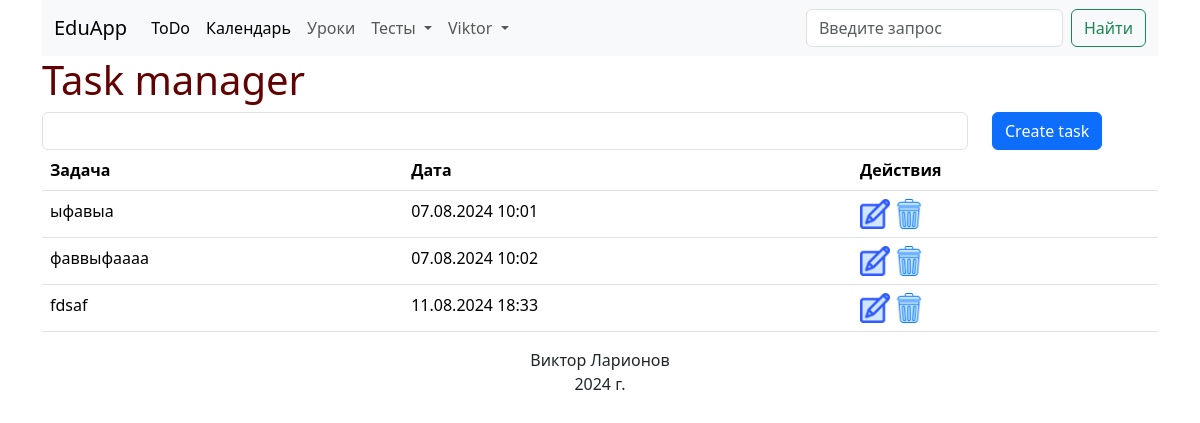
Page / (signed in) on the earlier database version.
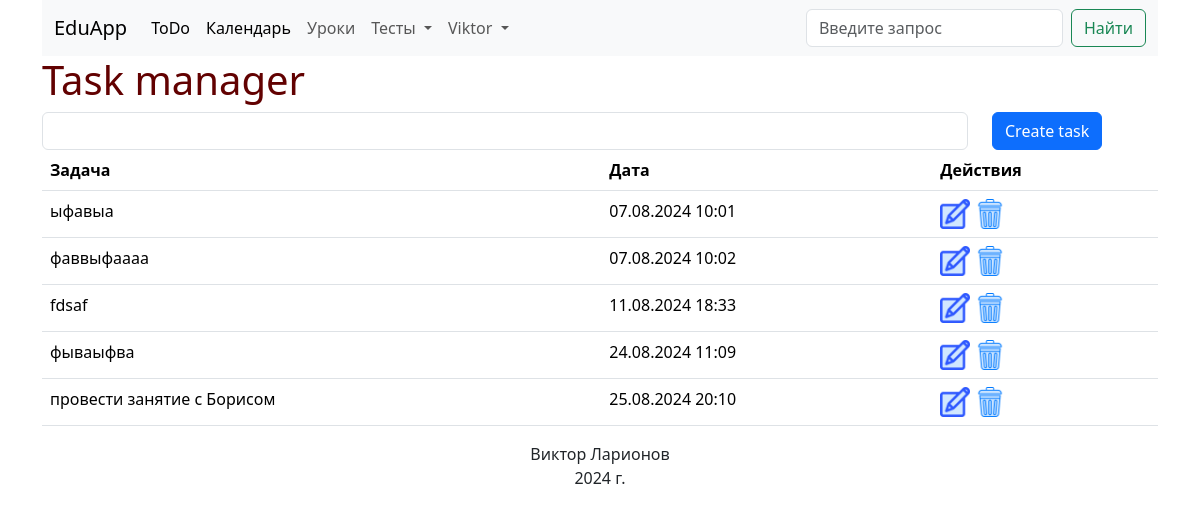
Same page on the later database version.
### larik_school/models.py (models this page shows, shortened)
class User(db.Model, UserMixin):
    id = db.Column(db.Integer, primary_key=True)
    email = db.Column(db.String, nullable=False, unique=True)
    username = db.Column(db.String, nullable=False)
    password = db.Column(db.String, nullable=False)
    lessons = db.relationship('Lesson', backref='author', lazy=True)

class Task(db.Model):
    id = db.Column(db.Integer, primary_key=True)
    content = db.Column(db.String, nullable=False)
    datetime = db.Column(db.DateTime, default=datetime.now)
    user_id = db.Column(db.Integer)

### larik_school/routes.py (the view, shortened to what this page needs)
@app.route('/', methods=['GET', 'POST'])
@login_required
def index():
    if request.method == 'GET':
        tasks = Task.query.filter(Task.user_id==current_user.id).all()
        for task in tasks:
            task.datetime = format_date(task.datetime)
        return render_template('index.html', tasks=tasks)

### larik_school/models.py (called while the page is built)
@login_manager.user_loader
def load_user(user_id):
    return User.query.get(int(user_id))

### larik_school/routes.py (called while the page is built)
def format_date(datetime):
    return f'{str(datetime.day).zfill(2)}.{str(datetime.month).zfill(2)}.{datetime.year} {str(datetime.hour).zfill(2)}:{str(datetime.minute).zfill(2)}'

### larik_school/templates/index.html (shortened to what this page needs)
{% extends 'base.html' %}
{% block content %}
<h1>Task manager</h1>
<form method="POST">
    <div class="row">
        <div class="col-md-10"><input class="form-control" type="text" id="content" name="content"></div>
        <div class="col-md-2"><input class="btn btn-primary" type="submit" value="Create task"></div>
    </div>
</form>
<table class="table">
    <tr>
        <th>Задача</th>
        <th>Дата</th>
        <th>Действия</th>
    </tr>
    {% for task in tasks %}
    <tr>
        <td>{{task.content}}</td>
        <td>{{task.datetime}}</td>
        <td><a href="/edit/{{task.id}}"><img class="icon" src="{{url_for('static', filename='imgs/edit.png')}}" alt=""></a> <a href="/delete/{{task.id}}"><img class="icon" src="{{url_for('static', filename='imgs/delete.png')}}" alt=""></a></td>
    </tr>
    {% endfor %}
</table>
{% endblock %}

### larik_school/templates/base.html (shortened to what this page needs)
<!DOCTYPE html>
<html lang="en">
<head>
    <link href="https://cdn.jsdelivr.net/npm/bootstrap@5.3.3/dist/css/bootstrap.min.css" rel="stylesheet">
    <link rel="stylesheet" href="{{url_for('static', filename='css/main.css')}}">
</head>
<body>
    <div class="container">
        <nav class="navbar navbar-expand-lg bg-body-tertiary">
            <div class="container-fluid">
              <a class="navbar-brand" href="/">EduApp</a>
              <div class="collapse navbar-collapse" id="navbarSupportedContent">
                <ul class="navbar-nav me-auto mb-2 mb-lg-0">
                  <li class="nav-item">
                    <a class="nav-link active" aria-current="page" href="{{url_for('index')}}">ToDo</a>
                  </li>
                  <li class="nav-item">
                    <a class="nav-link active" aria-current="page" href="{{url_for('calendar')}}">Календарь</a>
                  </li>
                  <li class="nav-item">
                    <a class="nav-link" href="{{url_for('lessons')}}">Уроки</a>
                  </li>
                  <li class="nav-item dropdown">
                    <a class="nav-link dropdown-toggle" href="#" role="button" data-bs-toggle="dropdown" aria-expanded="false">
                        Тесты
                    </a>
                  </li>
                  {% if not current_user.is_authenticated %}
                  <li><a class="nav-link" href="{{url_for('login')}}">Войти</a></li>
                  {% else %}
                  <li class="nav-item dropdown">
                    <a class="nav-link dropdown-toggle" href="#" role="button" data-bs-toggle="dropdown" aria-expanded="false">
                        {{current_user.username}}
                    </a>
                  </li>
                  {% endif %}
                </ul>
                <form class="d-flex" role="search">
                  <input class="form-control me-2" type="search" placeholder="Введите запрос" aria-label="Search">
                  <button class="btn btn-outline-success" type="submit">Найти</button>
                </form>
              </div>
            </div>
          </nav>
        {% block content %} {% endblock %}
        <footer>
            Виктор Ларионов <br> 2024 г.
        </footer>
    </div>
  </body>
</html>

### larik_school/static/css/main.css (style rules this page uses)
h1 { color: rgb(98, 1, 1); }
table { width: 100%; }
.icon { width: 30px; }
footer { text-align: center; }

Differences in the rows shown:
added Task: content "фываыфва", datetime "24.08.2024 11:09"
added Task: content "провести занятие с Борисом", datetime "25.08.2024 20:10"
